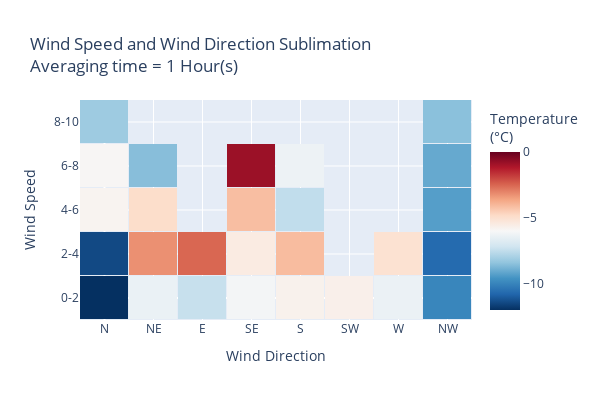

This figure's notebook cell:
### Code cell
# plot grouped as a heatmap
fig = go.Figure()
fig.add_trace(go.Heatmap(z=grouped.values, 
                         x=grouped.columns, 
                         y=grouped.index,

                        colorbar={'title':'Temperature<br>(&deg;C)'},
                        colorscale='RdBu_r',
                        # min and max color values
                        zmin=-12,
                        zmax=0,
                        xgap=1,
                        ygap=1,
                         ))
# add grid
fig.update_layout(height=400, 
                  width=600,
                  xaxis_title='Wind Direction',
                  yaxis_title='Wind Speed',
                  title=f'Wind Speed and Wind Direction Sublimation<br>Averaging time = {timestep} Hour(s)',
                  )
# change x-axis ticks to be cardinal wind directions
fig.update_xaxes(tickvals=[0, 45, 90, 135, 180, 225, 270, 315], ticktext=['N', 'NE', 'E', 'SE', 'S', 'SW', 'W', 'NW'])
# update y-axes ticks to be wind speed bins
fig.update_yaxes(tickvals=[0, 2, 4, 6, 8, 10, 12, 14, 16, 18], ticktext=['0-2', '2-4', '4-6', '6-8', '8-10', '10-12', '12-14', '14-16', '16-18', '18-20'])
# update legend title to legend_title='Percent of Winter Sublimation (%)'

### Figure 1 — Plotly figure (JSON) as saved in the notebook; plotly's stock layout.template omitted (floating-point values rounded to 4 significant figures)
{"data": [{"colorbar": {"title": {"text": "Temperature<br>(&deg;C)"}}, "colorscale": [[0, "rgb(5,48,97)"], [0.1, "rgb(33,102,172)"], [0.2, "rgb(67,147,195)"], [0.3, "rgb(146,197,222)"], [0.4, "rgb(209,229,240)"], [0.5, "rgb(247,247,247)"], [0.6, "rgb(253,219,199)"], [0.7, "rgb(244,165,130)"], [0.8, "rgb(214,96,77)"], [0.9, "rgb(178,24,43)"], [1, "rgb(103,0,31)"]], "type": "heatmap", "x": [0, 45, 90, 135, 180, 225, 270, 315], "xgap": 1, "y": [0, 2, 4, 6, 8], "ygap": 1, "z": [[-13.7, -6.396, -7.397, -6.122, -5.733, -5.677, -6.37, -9.957], [-11.44, -3.239, -2.517, -5.472, -4.113, null, -5.081, -10.66], [-5.818, -4.912, null, -4.154, -7.5, null, null, -9.324], [-5.928, -8.558, null, -0.829, -6.31, null, null, -9.067], [-8.171, null, null, null, null, null, null, -8.507]], "zmax": 0, "zmin": -12}], "layout": {"height": 400, "title": {"text": "Wind Speed and Wind Direction Sublimation<br>Averaging time = 1 Hour(s)"}, "width": 600, "xaxis": {"ticktext": ["N", "NE", "E", "SE", "S", "SW", "W", "NW"], "tickvals": [0, 45, 90, 135, 180, 225, 270, 315], "title": {"text": "Wind Direction"}}, "yaxis": {"ticktext": ["0-2", "2-4", "4-6", "6-8", "8-10", "10-12", "12-14", "14-16", "16-18", "18-20"], "tickvals": [0, 2, 4, 6, 8, 10, 12, 14, 16, 18], "title": {"text": "Wind Speed"}}}}
